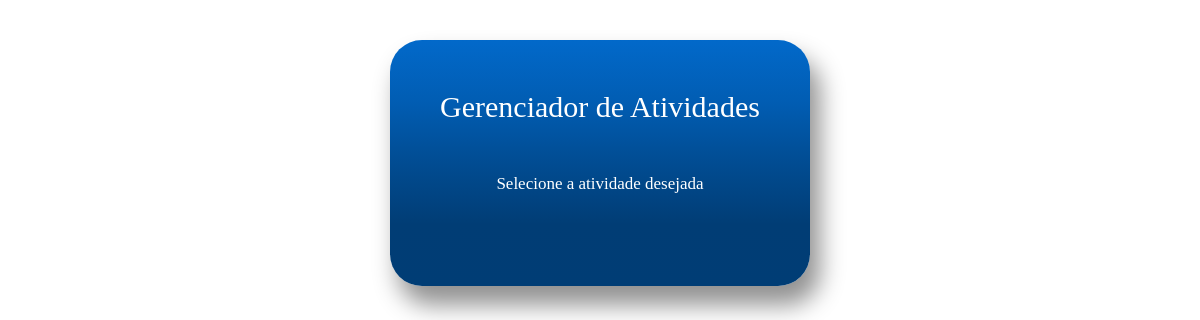
The app's page /, older data.
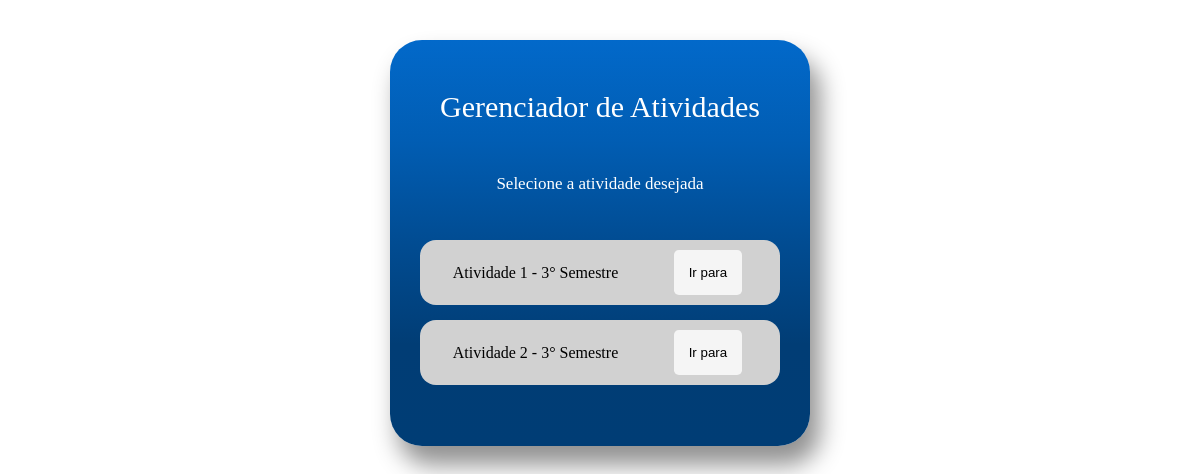
The same page, newer data.
### Home/models.py (models this page shows, shortened)
class Atividades(models.Model):
    nome_Atividade = models.CharField(max_length=256)
    url = models.CharField(max_length=255)
    descricao = models.TextField()

### Home/views.py (the view)
# urls.py: path('', Home, name='home'),
def Home(request):
    atividade = Atividades.objects.all()
    return render(request, 'index.html', {'atividades': atividade})

### Home/templates/index.html (shortened to what this page needs)
{% load static %}
<!DOCTYPE html>
<html lang="pt-br">
  <head>
    <link rel="stylesheet" href='{% static 'Home.css' %}'/>
  </head>
  <body>
    <section class='gerenciador'>
      <div class='gerenciador-container'>
        <div class='gerenciador-title'>Gerenciador de Atividades</div>
        <div class='gerenciador-subtitle'>Selecione a atividade desejada</div>
        <div>
          <ul class='gerenciador-lista-container'>
            {% for atividade in atividades %}
              <li class='gerenciador-lista'>
                <span class='gerenciador-text'>{{ atividade.nome_Atividade }}</span>
                <button class='gerenciador-botao'>
                  <a href={{atividade.url}} style='color: inherit; text-decoration: none;'>Ir para</a>
                </button>
              </li>
              {% endfor %}
            </ul>
        </div>
      </div>
    </section>
  </body>
</html>

Row changes from the older to the newer data that the page shows:
added Atividades: nome_Atividade "Atividade 1 - 3° Semestre"
added Atividades: nome_Atividade "Atividade 2 - 3° Semestre"
